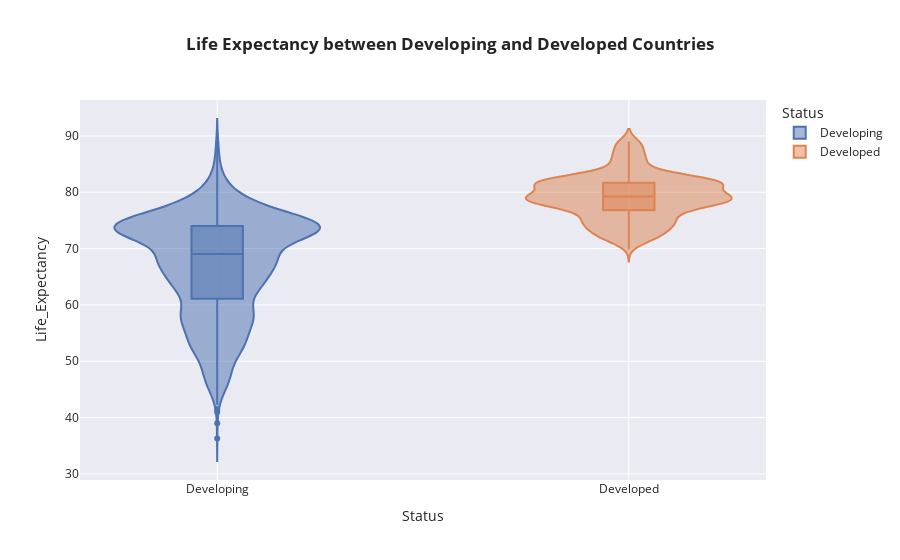

Here is the notebook cell this chart was saved with:
### Markdown cell above
### Question #2: Compare the life expectancy between Developing and Developed Countries.

### Code cell
''''
# BOX PLOT
fig = px.box(df, x='Status', y='Life_Expectancy', color='Status', points='outliers', template='seaborn',
               title='Life Expectancy between Developing and Developed Countries')
fig.update_layout(height=700, width=900)
fig.update_traces(width=0.2)
fig.show()
'''

# VIOLIN PLOT
fig = px.violin(df, x='Status', y='Life_Expectancy', template='seaborn', color='Status', 
                box=True, title='<b>Life Expectancy between Developing and Developed Countries')
fig.update_traces(width=0.5)
fig.show()

plotly.offline.plot(fig, filename='Life Expectancy between Developing and Developed Countries.html')

### Figure 1 — Plotly figure (JSON) as saved in the notebook; plotly's stock layout.template omitted (floating-point values rounded to 4 significant figures; data arrays with more than 128 entries replaced by an {"elided": "..."} marker saying what was removed)
{"data": [{"alignmentgroup": "True", "box": {"visible": true}, "hovertemplate": "Status=%{x}<br>Life_Expectancy=%{y}<extra></extra>", "legendgroup": "Developing", "marker": {"color": "rgb(76,114,176)"}, "name": "Developing", "offsetgroup": "Developing", "orientation": "v", "scalegroup": "True", "showlegend": true, "type": "violin", "width": 0.5, "x": {"elided": "2426 str values"}, "x0": " ", "xaxis": "x", "y": {"elided": "2426 float values"}, "y0": " ", "yaxis": "y"}, {"alignmentgroup": "True", "box": {"visible": true}, "hovertemplate": "Status=%{x}<br>Life_Expectancy=%{y}<extra></extra>", "legendgroup": "Developed", "marker": {"color": "rgb(221,132,82)"}, "name": "Developed", "offsetgroup": "Developed", "orientation": "v", "scalegroup": "True", "showlegend": true, "type": "violin", "width": 0.5, "x": {"elided": "512 str values"}, "x0": " ", "xaxis": "x", "y": {"elided": "512 float values"}, "y0": " ", "yaxis": "y"}], "layout": {"legend": {"title": {"text": "Status"}, "tracegroupgap": 0}, "title": {"text": "<b>Life Expectancy between Developing and Developed Countries"}, "violinmode": "overlay", "xaxis": {"anchor": "y", "categoryarray": ["Developing", "Developed"], "categoryorder": "array", "domain": [0, 1], "title": {"text": "Status"}}, "yaxis": {"anchor": "x", "domain": [0, 1], "title": {"text": "Life_Expectancy"}}}}
